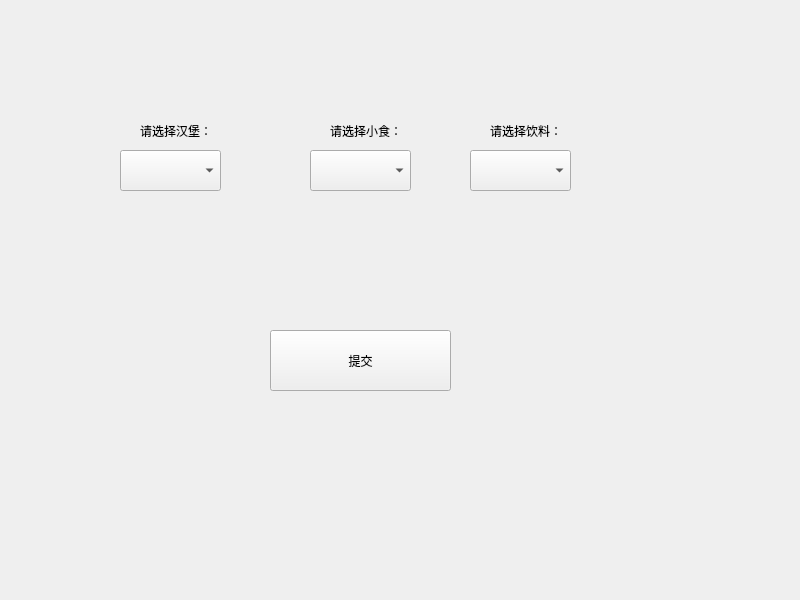
<?xml version="1.0" encoding="UTF-8"?>
<ui version="4.0">
 <class>Widget</class>
 <widget class="QWidget" name="Widget">
  <property name="geometry">
   <rect>
    <x>0</x>
    <y>0</y>
    <width>800</width>
    <height>600</height>
   </rect>
  </property>
  <property name="windowTitle">
   <string>Widget</string>
  </property>
  <widget class="QComboBox" name="comboBox">
   <property name="geometry">
    <rect>
     <x>120</x>
     <y>150</y>
     <width>101</width>
     <height>41</height>
    </rect>
   </property>
  </widget>
  <widget class="QLabel" name="label">
   <property name="geometry">
    <rect>
     <x>140</x>
     <y>120</y>
     <width>81</width>
     <height>21</height>
    </rect>
   </property>
   <property name="text">
    <string>请选择汉堡：</string>
   </property>
  </widget>
  <widget class="QLabel" name="label_2">
   <property name="geometry">
    <rect>
     <x>330</x>
     <y>120</y>
     <width>81</width>
     <height>21</height>
    </rect>
   </property>
   <property name="text">
    <string>请选择小食：</string>
   </property>
  </widget>
  <widget class="QLabel" name="label_3">
   <property name="geometry">
    <rect>
     <x>490</x>
     <y>120</y>
     <width>81</width>
     <height>21</height>
    </rect>
   </property>
   <property name="text">
    <string>请选择饮料：</string>
   </property>
  </widget>
  <widget class="QComboBox" name="comboBox_2">
   <property name="geometry">
    <rect>
     <x>310</x>
     <y>150</y>
     <width>101</width>
     <height>41</height>
    </rect>
   </property>
  </widget>
  <widget class="QComboBox" name="comboBox_3">
   <property name="geometry">
    <rect>
     <x>470</x>
     <y>150</y>
     <width>101</width>
     <height>41</height>
    </rect>
   </property>
  </widget>
  <widget class="QPushButton" name="pushButton">
   <property name="geometry">
    <rect>
     <x>270</x>
     <y>330</y>
     <width>181</width>
     <height>61</height>
    </rect>
   </property>
   <property name="text">
    <string>提交</string>
   </property>
  </widget>
 </widget>
 <resources/>
 <connections/>
</ui>
